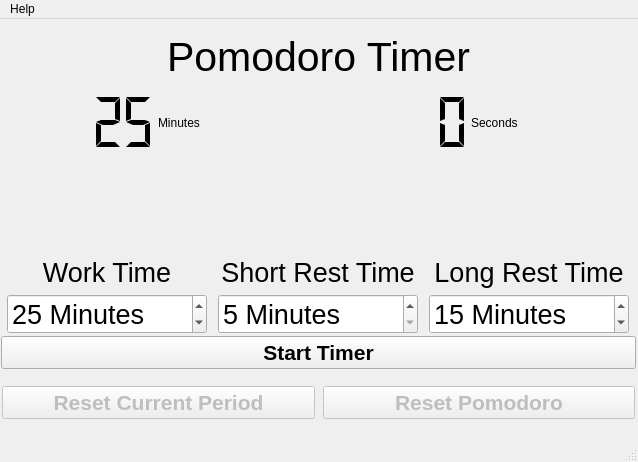
<?xml version="1.0" encoding="UTF-8"?>
<ui version="4.0">
 <class>MainWindow</class>
 <widget class="QMainWindow" name="MainWindow">
  <property name="geometry">
   <rect>
    <x>0</x>
    <y>0</y>
    <width>638</width>
    <height>462</height>
   </rect>
  </property>
  <property name="windowTitle">
   <string>MainWindow</string>
  </property>
  <property name="autoFillBackground">
   <bool>true</bool>
  </property>
  <widget class="QWidget" name="centralwidget">
   <widget class="QWidget" name="layoutWidget">
    <property name="geometry">
     <rect>
      <x>1</x>
      <y>5</y>
      <width>635</width>
      <height>411</height>
     </rect>
    </property>
    <layout class="QVBoxLayout" name="parentLayout">
     <property name="spacing">
      <number>1</number>
     </property>
     <item>
      <widget class="QLabel" name="topLabel">
       <property name="sizePolicy">
        <sizepolicy hsizetype="Expanding" vsizetype="Preferred">
         <horstretch>0</horstretch>
         <verstretch>0</verstretch>
        </sizepolicy>
       </property>
       <property name="font">
        <font>
         <family>Arial</family>
         <pointsize>31</pointsize>
        </font>
       </property>
       <property name="layoutDirection">
        <enum>Qt::LeftToRight</enum>
       </property>
       <property name="text">
        <string>Pomodoro Timer</string>
       </property>
       <property name="textFormat">
        <enum>Qt::RichText</enum>
       </property>
       <property name="alignment">
        <set>Qt::AlignCenter</set>
       </property>
       <property name="wordWrap">
        <bool>false</bool>
       </property>
      </widget>
     </item>
     <item>
      <layout class="QHBoxLayout" name="horizontalLayout_2">
       <property name="rightMargin">
        <number>9</number>
       </property>
       <item>
        <widget class="QLCDNumber" name="minsDisplay">
         <property name="enabled">
          <bool>true</bool>
         </property>
         <property name="sizePolicy">
          <sizepolicy hsizetype="Ignored" vsizetype="Minimum">
           <horstretch>0</horstretch>
           <verstretch>0</verstretch>
          </sizepolicy>
         </property>
         <property name="font">
          <font>
           <family>Arial</family>
          </font>
         </property>
         <property name="layoutDirection">
          <enum>Qt::LeftToRight</enum>
         </property>
         <property name="frameShape">
          <enum>QFrame::NoFrame</enum>
         </property>
         <property name="smallDecimalPoint">
          <bool>false</bool>
         </property>
         <property name="segmentStyle">
          <enum>QLCDNumber::Flat</enum>
         </property>
         <property name="intValue" stdset="0">
          <number>25</number>
         </property>
        </widget>
       </item>
       <item>
        <widget class="QLabel" name="minsLabel">
         <property name="text">
          <string>Minutes</string>
         </property>
        </widget>
       </item>
       <item>
        <widget class="QLCDNumber" name="secsDisplay">
         <property name="enabled">
          <bool>true</bool>
         </property>
         <property name="sizePolicy">
          <sizepolicy hsizetype="Preferred" vsizetype="Minimum">
           <horstretch>0</horstretch>
           <verstretch>0</verstretch>
          </sizepolicy>
         </property>
         <property name="minimumSize">
          <size>
           <width>100</width>
           <height>0</height>
          </size>
         </property>
         <property name="font">
          <font>
           <family>Arial</family>
           <pointsize>13</pointsize>
          </font>
         </property>
         <property name="focusPolicy">
          <enum>Qt::NoFocus</enum>
         </property>
         <property name="contextMenuPolicy">
          <enum>Qt::PreventContextMenu</enum>
         </property>
         <property name="autoFillBackground">
          <bool>false</bool>
         </property>
         <property name="styleSheet">
          <string notr="true"/>
         </property>
         <property name="frameShape">
          <enum>QFrame::NoFrame</enum>
         </property>
         <property name="frameShadow">
          <enum>QFrame::Plain</enum>
         </property>
         <property name="smallDecimalPoint">
          <bool>false</bool>
         </property>
         <property name="segmentStyle">
          <enum>QLCDNumber::Flat</enum>
         </property>
         <property name="intValue" stdset="0">
          <number>0</number>
         </property>
        </widget>
       </item>
       <item>
        <widget class="QLabel" name="secsLabel">
         <property name="text">
          <string>Seconds</string>
         </property>
        </widget>
       </item>
      </layout>
     </item>
     <item>
      <widget class="QWidget" name="settingsLayout" native="true">
       <layout class="QHBoxLayout" name="Settings">
        <property name="leftMargin">
         <number>1</number>
        </property>
        <property name="rightMargin">
         <number>1</number>
        </property>
        <property name="bottomMargin">
         <number>1</number>
        </property>
        <item>
         <layout class="QVBoxLayout" name="Work">
          <item>
           <widget class="QLabel" name="WorkLabel">
            <property name="sizePolicy">
             <sizepolicy hsizetype="Fixed" vsizetype="Preferred">
              <horstretch>0</horstretch>
              <verstretch>0</verstretch>
             </sizepolicy>
            </property>
            <property name="minimumSize">
             <size>
              <width>200</width>
              <height>123</height>
             </size>
            </property>
            <property name="font">
             <font>
              <family>Arial</family>
              <pointsize>20</pointsize>
             </font>
            </property>
            <property name="text">
             <string>Work Time</string>
            </property>
            <property name="alignment">
             <set>Qt::AlignBottom|Qt::AlignHCenter</set>
            </property>
           </widget>
          </item>
          <item>
           <widget class="QSpinBox" name="workSpin">
            <property name="sizePolicy">
             <sizepolicy hsizetype="Fixed" vsizetype="Preferred">
              <horstretch>0</horstretch>
              <verstretch>0</verstretch>
             </sizepolicy>
            </property>
            <property name="minimumSize">
             <size>
              <width>200</width>
              <height>31</height>
             </size>
            </property>
            <property name="font">
             <font>
              <family>Arial</family>
              <pointsize>20</pointsize>
             </font>
            </property>
            <property name="suffix">
             <string> Minutes</string>
            </property>
            <property name="prefix">
             <string/>
            </property>
            <property name="minimum">
             <number>5</number>
            </property>
            <property name="maximum">
             <number>60</number>
            </property>
            <property name="singleStep">
             <number>5</number>
            </property>
            <property name="value">
             <number>25</number>
            </property>
           </widget>
          </item>
         </layout>
        </item>
        <item>
         <layout class="QVBoxLayout" name="ShortRest">
          <item>
           <widget class="QLabel" name="ShortRestLabel">
            <property name="sizePolicy">
             <sizepolicy hsizetype="Fixed" vsizetype="Preferred">
              <horstretch>0</horstretch>
              <verstretch>0</verstretch>
             </sizepolicy>
            </property>
            <property name="minimumSize">
             <size>
              <width>200</width>
              <height>123</height>
             </size>
            </property>
            <property name="font">
             <font>
              <family>Arial</family>
              <pointsize>20</pointsize>
             </font>
            </property>
            <property name="text">
             <string>Short Rest Time</string>
            </property>
            <property name="alignment">
             <set>Qt::AlignBottom|Qt::AlignHCenter</set>
            </property>
           </widget>
          </item>
          <item>
           <widget class="QSpinBox" name="shortRestSpin">
            <property name="sizePolicy">
             <sizepolicy hsizetype="Fixed" vsizetype="Preferred">
              <horstretch>0</horstretch>
              <verstretch>0</verstretch>
             </sizepolicy>
            </property>
            <property name="minimumSize">
             <size>
              <width>200</width>
              <height>31</height>
             </size>
            </property>
            <property name="font">
             <font>
              <family>Arial</family>
              <pointsize>20</pointsize>
             </font>
            </property>
            <property name="suffix">
             <string> Minutes</string>
            </property>
            <property name="prefix">
             <string/>
            </property>
            <property name="minimum">
             <number>5</number>
            </property>
            <property name="maximum">
             <number>60</number>
            </property>
            <property name="singleStep">
             <number>5</number>
            </property>
            <property name="value">
             <number>5</number>
            </property>
           </widget>
          </item>
         </layout>
        </item>
        <item>
         <layout class="QVBoxLayout" name="LongRest">
          <item>
           <widget class="QLabel" name="longRestLabel">
            <property name="sizePolicy">
             <sizepolicy hsizetype="Fixed" vsizetype="Preferred">
              <horstretch>0</horstretch>
              <verstretch>0</verstretch>
             </sizepolicy>
            </property>
            <property name="minimumSize">
             <size>
              <width>200</width>
              <height>123</height>
             </size>
            </property>
            <property name="font">
             <font>
              <family>Arial</family>
              <pointsize>20</pointsize>
             </font>
            </property>
            <property name="text">
             <string>Long Rest Time</string>
            </property>
            <property name="alignment">
             <set>Qt::AlignBottom|Qt::AlignHCenter</set>
            </property>
           </widget>
          </item>
          <item>
           <widget class="QSpinBox" name="longRestSpin">
            <property name="sizePolicy">
             <sizepolicy hsizetype="Fixed" vsizetype="Preferred">
              <horstretch>0</horstretch>
              <verstretch>0</verstretch>
             </sizepolicy>
            </property>
            <property name="minimumSize">
             <size>
              <width>200</width>
              <height>31</height>
             </size>
            </property>
            <property name="font">
             <font>
              <family>Arial</family>
              <pointsize>20</pointsize>
             </font>
            </property>
            <property name="suffix">
             <string> Minutes</string>
            </property>
            <property name="prefix">
             <string/>
            </property>
            <property name="minimum">
             <number>5</number>
            </property>
            <property name="maximum">
             <number>60</number>
            </property>
            <property name="singleStep">
             <number>5</number>
            </property>
            <property name="value">
             <number>15</number>
            </property>
           </widget>
          </item>
         </layout>
        </item>
       </layout>
      </widget>
     </item>
     <item>
      <widget class="QPushButton" name="startButton">
       <property name="font">
        <font>
         <family>Arial</family>
         <pointsize>16</pointsize>
         <weight>75</weight>
         <bold>true</bold>
        </font>
       </property>
       <property name="text">
        <string>Start Timer</string>
       </property>
      </widget>
     </item>
     <item>
      <widget class="QWidget" name="resetButtons" native="true">
       <layout class="QHBoxLayout" name="ResetLayout">
        <property name="spacing">
         <number>8</number>
        </property>
        <property name="leftMargin">
         <number>1</number>
        </property>
        <property name="rightMargin">
         <number>1</number>
        </property>
        <item>
         <widget class="QPushButton" name="softResetButton">
          <property name="enabled">
           <bool>false</bool>
          </property>
          <property name="minimumSize">
           <size>
            <width>4</width>
            <height>0</height>
           </size>
          </property>
          <property name="font">
           <font>
            <family>Arial</family>
            <pointsize>16</pointsize>
            <weight>75</weight>
            <bold>true</bold>
           </font>
          </property>
          <property name="text">
           <string>Reset Current Period</string>
          </property>
         </widget>
        </item>
        <item>
         <widget class="QPushButton" name="resetButton">
          <property name="enabled">
           <bool>false</bool>
          </property>
          <property name="minimumSize">
           <size>
            <width>4</width>
            <height>0</height>
           </size>
          </property>
          <property name="font">
           <font>
            <family>Arial</family>
            <pointsize>16</pointsize>
            <weight>75</weight>
            <bold>true</bold>
           </font>
          </property>
          <property name="text">
           <string>Reset Pomodoro</string>
          </property>
         </widget>
        </item>
       </layout>
      </widget>
     </item>
    </layout>
   </widget>
  </widget>
  <widget class="QMenuBar" name="menubar">
   <property name="geometry">
    <rect>
     <x>0</x>
     <y>0</y>
     <width>638</width>
     <height>21</height>
    </rect>
   </property>
   <widget class="QMenu" name="menuHelp">
    <property name="title">
     <string>Help</string>
    </property>
    <addaction name="separator"/>
    <addaction name="actionAbout"/>
   </widget>
   <addaction name="menuHelp"/>
  </widget>
  <widget class="QStatusBar" name="statusbar"/>
  <action name="actionAbout">
   <property name="text">
    <string>About</string>
   </property>
  </action>
 </widget>
 <resources/>
 <connections/>
</ui>
